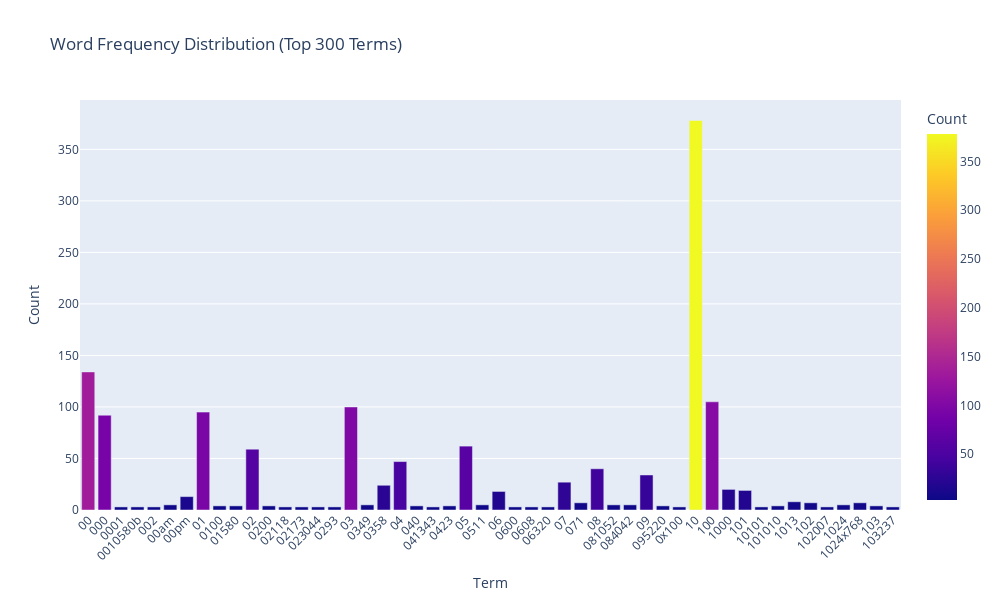

The notebook cell saved with this chart:
### Markdown cell above
### >>> **Exercise 13 (take home):** 
The chart above only contains 300 vocabulary in the documents, and it's already computationally intensive to both compute and visualize. Can you efficiently reduce the number of terms you want to visualize as an exercise.

### Code cell
df_plot = pd.DataFrame({
    "term": count_vect.get_feature_names_out()[:300],
    "frequency": term_frequencies[:300]
})
df_top50 = df_plot.sort_values(by='frequency', ascending=False).head(50) # get top 50 terms
df_plot = df_plot[df_plot["term"].isin(df_top50["term"])]# filter to only top 50 terms(although it's a bit redundant)
fig = px.bar(
    df_plot,
    x="term",
    y="frequency",
    title="Word Frequency Distribution (Top 300 Terms)",
    labels={"term": "Term", "frequency": "Count"},
    color="frequency",
    # color_continuous_scale="Viridis"  # "Plasma", "Blues", "Magma"
)

fig.update_layout(
    xaxis_tickangle=-45,
    width=1000,
    height=600,
    showlegend=False
)

fig.show()

### Figure 1 — Plotly figure (JSON) as saved in the notebook; plotly's stock layout.template omitted (floating-point values rounded to 4 significant figures)
{"data": [{"hovertemplate": "Term=%{x}<br>Count=%{marker.color}<extra></extra>", "legendgroup": "", "marker": {"color": [134, 92, 3, 3, 3, 5, 13, 95, 4, 4, 59, 4, 3, 3, 3, 3, 100, 5, 24, 47, 4, 3, 4, 62, 5, 18, 3, 3, 3, 27, 7, 40, 5, 5, 34, 4, 3, 378, 105, 20, 19, 3, 4, 8, 7, 3, 5, 7, 4, 3], "coloraxis": "coloraxis", "pattern": {"shape": ""}}, "name": "", "orientation": "v", "showlegend": false, "textposition": "auto", "type": "bar", "x": ["00", "000", "0001", "0010580b", "002", "00am", "00pm", "01", "0100", "01580", "02", "0200", "02118", "02173", "023044", "0293", "03", "0349", "0358", "04", "040", "041343", "0423", "05", "0511", "06", "0600", "0608", "06320", "07", "071", "08", "081052", "084042", "09", "095220", "0x100", "10", "100", "1000", "101", "10101", "101010", "1013", "102", "102007", "1024", "1024x768", "103", "103237"], "xaxis": "x", "y": [134, 92, 3, 3, 3, 5, 13, 95, 4, 4, 59, 4, 3, 3, 3, 3, 100, 5, 24, 47, 4, 3, 4, 62, 5, 18, 3, 3, 3, 27, 7, 40, 5, 5, 34, 4, 3, 378, 105, 20, 19, 3, 4, 8, 7, 3, 5, 7, 4, 3], "yaxis": "y"}], "layout": {"barmode": "relative", "coloraxis": {"colorbar": {"title": {"text": "Count"}}, "colorscale": [[0, "#0d0887"], [0.1111, "#46039f"], [0.2222, "#7201a8"], [0.3333, "#9c179e"], [0.4444, "#bd3786"], [0.5556, "#d8576b"], [0.6667, "#ed7953"], [0.7778, "#fb9f3a"], [0.8889, "#fdca26"], [1, "#f0f921"]]}, "height": 600, "legend": {"tracegroupgap": 0}, "showlegend": false, "title": {"text": "Word Frequency Distribution (Top 300 Terms)"}, "width": 1000, "xaxis": {"anchor": "y", "domain": [0, 1], "tickangle": -45, "title": {"text": "Term"}}, "yaxis": {"anchor": "x", "domain": [0, 1], "title": {"text": "Count"}}}}
